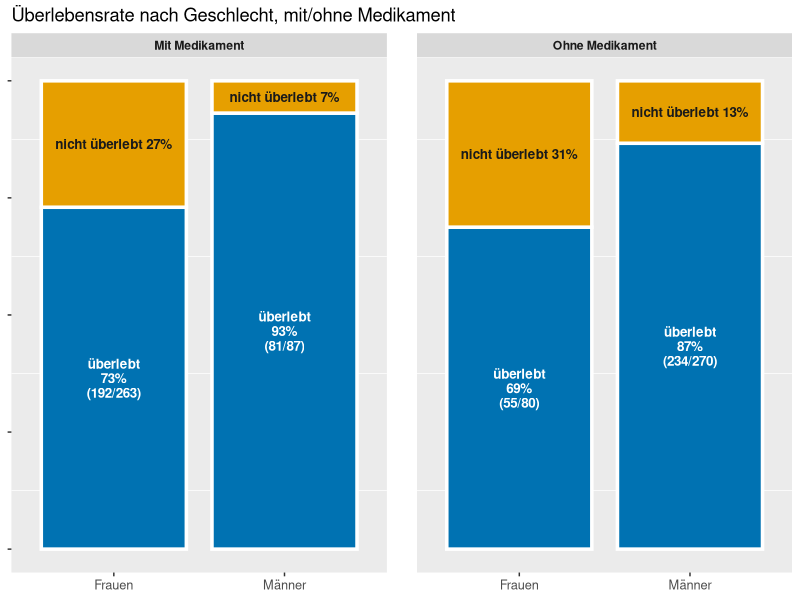

This figure's R source:
library(ggplot2)
library(scales)

# Daten vorbereiten: pro Medikamentengruppe x Geschlecht x Status ("überlebt"/"nicht überlebt")
# Zahlen entsprechen Tabelle 2.1 (tbl-studie-a)
df <- data.frame(
  Gruppe = rep(
    c("Mit Medikament", "Mit Medikament", "Ohne Medikament", "Ohne Medikament"),
    each = 2
  ),
  Geschlecht = rep(c("Männer", "Frauen", "Männer", "Frauen"), each = 2),
  Status = rep(c("überlebt", "nicht überlebt"), 4),
  Anzahl = c(
    81,
    87 - 81, # Männer, mit Medikament: 81/87 überlebt
    192,
    263 - 192, # Frauen, mit Medikament: 192/263 überlebt
    234,
    270 - 234, # Männer, ohne Medikament: 234/270 überlebt
    55,
    80 - 55 # Frauen, ohne Medikament: 55/80 überlebt
  )
)

df$Status <- factor(df$Status, levels = c("nicht überlebt", "überlebt"))

# Anteile innerhalb von Gruppe x Geschlecht berechnen
df$Summe <- ave(df$Anzahl, df$Gruppe, df$Geschlecht, FUN = sum)
df$Prozent <- df$Anzahl / df$Summe

# Beschriftung direkt im Balken (statt Legende und y-Achse):
# Kategorie, Anteil und (beim Überlebt-Segment) die absoluten Zahlen
df$Label <- ifelse(
  df$Status == "überlebt",
  paste0(
    "überlebt\n", percent(df$Prozent, accuracy = 1),
    "\n(", df$Anzahl, "/", df$Summe, ")"
  ),
  paste0("nicht überlebt ", percent(df$Prozent, accuracy = 1))
)

# Textfarbe je Füllung: weiß auf Dunkelblau, fast schwarz auf Orange
df$Textfarbe <- ifelse(df$Status == "überlebt", "#FFFFFF", "#1A1A1A")

# Gestapelte Balken: weiße Trennlinie, Werte im Balken, keine Legende,
# keine y-Achse, kein Gitter (Tufte). Okabe-Ito: Dunkelblau / Orange.
plot_kausalstudie_a <-
  ggplot(df, aes(x = Geschlecht, y = Prozent, fill = Status)) +
  geom_col(position = "fill", color = "white", linewidth = 1.2, width = 0.85) +
  geom_text(
    aes(label = Label, color = Textfarbe),
    position = position_stack(vjust = 0.5),
    lineheight = 0.9,
    size = 3.4,
    fontface = "bold"
  ) +
  facet_wrap(~Gruppe) +
  scale_fill_manual(values = c("nicht überlebt" = "#E69F00", "überlebt" = "#0072B2")) +
  scale_color_identity() +
  labs(
    x = NULL, y = NULL,
    title = "Überlebensrate nach Geschlecht, mit/ohne Medikament"
  ) +
  theme(
    legend.position = "none",
    axis.text.y = element_blank(),
    panel.grid.major.x = element_blank(),
    panel.grid.major.y = element_blank(),
    panel.spacing.x = unit(1.5, "lines"),
    axis.text.x = element_text(size = rel(1.05)),
    strip.text = element_text(face = "bold")
  )
